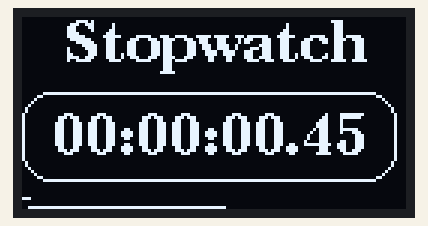
The sketch below on a simulated Arduino Uno, built with avr-gcc and run on an emulated ATmega328P. Parts: 128×64 one-colour display.

Above: at 0.6 s.
At 4.6 s:
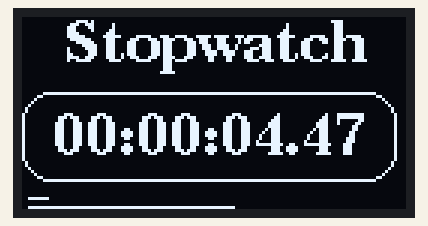
At 9.6 s:
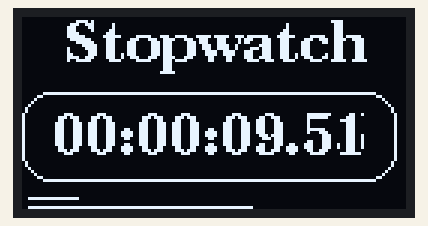
At 20.1 s:
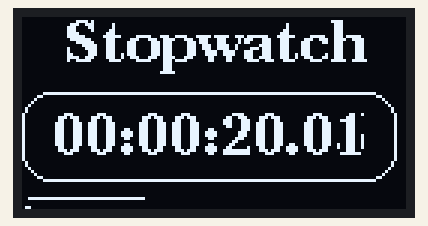
At 29.8 s:
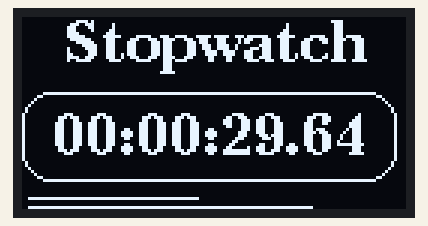
At 39.5 s:
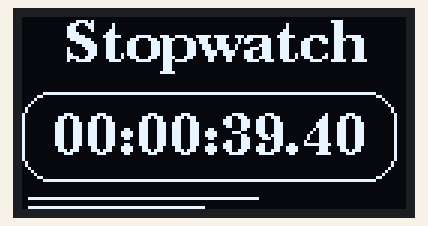

The sketch:

OLEDStopwatch.ino
```cpp
#include <Arduino.h>
#include <U8g2lib.h>
#include <Wire.h>


#ifdef U8X8_HAVE_HW_SPI
#include <SPI.h>
#endif
#ifdef U8X8_HAVE_HW_I2C
#include <Wire.h>
#endif

U8G2_SSD1306_128X64_NONAME_1_4W_SW_SPI u8g2(U8G2_R0, /* clock=*/ 13, /* data=*/ 11, /* cs=*/ 10, /* dc=*/ 9, /* reset=*/ 8);


void setup(void) {
  u8g2.begin();
}


void loop(void) {
  u8g2.setFont(u8g2_font_ncenB14_tr);
  u8g2.firstPage();
  do {
    u8g2.drawRFrame(0, 25, 125, 30, 10);
    u8g2.setCursor(15, 15);
    u8g2.print("Stopwatch");
    u8g2.setCursor(10, 46);
    long time = millis();
    int HH = time / 3600000;
    if (HH < 10) {
      u8g2.print("0");
    }
    u8g2.print(HH);
    u8g2.print(":");
    int MM = time / 60000 % 60;
    if (MM < 10) {
      u8g2.print("0");
    }
    u8g2.print(MM);
    u8g2.print(":");
    int SS = time / 1000 % 60;
    if (SS < 10) {
      u8g2.print("0");
    }
    u8g2.print(SS);
    u8g2.print(".");
    int HU = time / 10 % 100;
    if (HU < 10) {
      u8g2.print("0");
    }
    u8g2.print(HU);
    u8g2.drawLine(2, 60, SS * 2, 60);
    u8g2.drawLine(2, 63, HU * 1.5, 63);
  } while ( u8g2.nextPage() );
  delay(10);
}
```

Measured:
- what the display in image 0 shows lasts 0.5 s, from 0.5 s to 1.0 s
